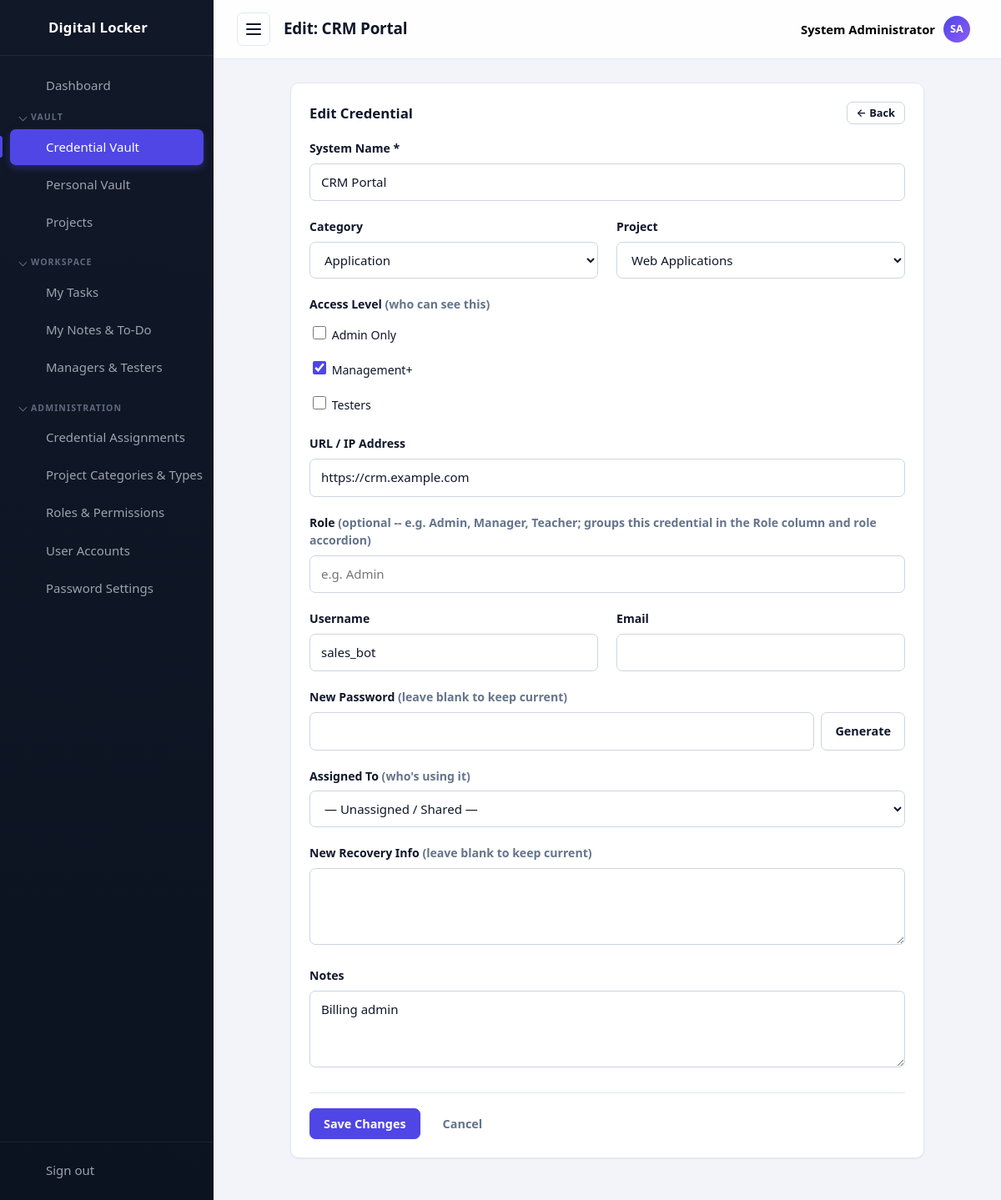
Screenshot of /passwords/edit.php?id=2 (signed in) with the database file from the repository.
### tables this page shows
CREATE TABLE settings (
  id          INT UNSIGNED AUTO_INCREMENT PRIMARY KEY,
  setting_key VARCHAR(60) NOT NULL UNIQUE,
  setting_value TEXT NULL
);

CREATE TABLE passwords (
  id            INT UNSIGNED AUTO_INCREMENT PRIMARY KEY,
  title         VARCHAR(150) NOT NULL,
  category      VARCHAR(60)  NOT NULL DEFAULT '',
  username      VARCHAR(120) NOT NULL DEFAULT '',
  email         VARCHAR(120) NOT NULL DEFAULT '',
  phone         VARCHAR(40)  NOT NULL DEFAULT '',
  encrypted     TEXT         NOT NULL,
  url           VARCHAR(255) NOT NULL DEFAULT '',
  notes         TEXT,
  extra_info    TEXT,
  project_id    INT UNSIGNED NULL,
  assigned_to   INT UNSIGNED NULL,
  created_by    INT UNSIGNED NULL,
  created_at    TIMESTAMP DEFAULT CURRENT_TIMESTAMP,
  updated_at    TIMESTAMP DEFAULT CURRENT_TIMESTAMP ON UPDATE CURRENT_TIMESTAMP,
  CONSTRAINT fk_p_project  FOREIGN KEY (project_id)  REFERENCES projects(id) ON DELETE SET NULL,
  CONSTRAINT fk_p_assigned FOREIGN KEY (assigned_to) REFERENCES users(id)    ON DELETE SET NULL,
  CONSTRAINT fk_p_creator  FOREIGN KEY (created_by)  REFERENCES users(id)    ON DELETE SET NULL
);

CREATE TABLE users (
  id            INT UNSIGNED AUTO_INCREMENT PRIMARY KEY,
  username      VARCHAR(50)  NOT NULL UNIQUE,
  email         VARCHAR(120) NOT NULL UNIQUE,
  full_name     VARCHAR(120) NOT NULL DEFAULT '',
  password_hash VARCHAR(255) NOT NULL,
  is_active     TINYINT(1)   NOT NULL DEFAULT 1,
  last_login    DATETIME     NULL,
  created_at    TIMESTAMP DEFAULT CURRENT_TIMESTAMP
);

CREATE TABLE projects (
  id          INT UNSIGNED AUTO_INCREMENT PRIMARY KEY,
  name        VARCHAR(100) NOT NULL UNIQUE,
  category    VARCHAR(60)  NOT NULL DEFAULT '',
  type        VARCHAR(60)  NOT NULL DEFAULT '',
  description VARCHAR(255) NOT NULL DEFAULT '',
  created_at  TIMESTAMP DEFAULT CURRENT_TIMESTAMP
);

CREATE TABLE roles (
  id            INT UNSIGNED AUTO_INCREMENT PRIMARY KEY,
  name          VARCHAR(80)  NOT NULL UNIQUE,
  description   VARCHAR(255) NOT NULL DEFAULT '',
  created_at    TIMESTAMP DEFAULT CURRENT_TIMESTAMP
);

### passwords/edit.php (the view, shortened to what the rows shown need)
<?php
require_once __DIR__ . '/../includes/init.php';
$id = isset($_GET['id']) ? (int) $_GET['id'] : 0;
$stmt = $db->prepare('SELECT * FROM passwords WHERE id = :id');
$stmt->execute(['id' => $id]);
$item = $stmt->fetch();
$pageTitle = 'Edit: ' . $item['title'];
$roles      = $db->query('SELECT id, name FROM roles ORDER BY name')->fetchAll();
$users      = $db->query('SELECT id, username, full_name FROM users WHERE is_active = 1 ORDER BY username')->fetchAll();
$projects   = $db->query('SELECT id, name FROM projects ORDER BY name')->fetchAll();
$roleStmt = $db->prepare('SELECT role_id FROM password_roles WHERE password_id = :id');
$roleStmt->execute(['id' => $id]);
$selectedRoles = array_map('intval', array_column($roleStmt->fetchAll(), 'role_id'));
$titleParts = splitLoginRoleTitle($item['title']);
$old = [
    'title'       => $titleParts['base'],
    'login_role'  => $titleParts['role'],
    'category'    => (string) $item['category'],
    'username'    => $item['username'],
    'email'       => (string) $item['email'],
    'password'    => '',
    'url'         => $item['url'],
    'notes'       => (string) $item['notes'],
    'extra_info'  => '',
    'assigned_to' => (int) $item['assigned_to'],
    'project_id'  => (int) $item['project_id'],
];
require __DIR__ . '/../includes/header.php';
?>
<div class="card card--narrow">
    <div class="card__header">
        <h2 class="card__title">Edit Credential</h2>
    </div>
    <form method="post" action="edit.php?id=<?= (int) $id ?>" novalidate>
        <div class="form-group">
            <label for="title">System Name *</label>
            <input type="text" id="title" name="title" value="<?= e($old['title']) ?>" required>
        </div>
        <div class="grid grid--two">
            <div class="form-group">
                <label for="project_id">Project</label>
                <select id="project_id" name="project_id">
                    <?php foreach ($projects as $p): ?>
                        <option value="<?= (int) $p['id'] ?>" <?= $old['project_id'] === (int) $p['id'] ? 'selected' : '' ?>><?= e($p['name']) ?></option>
                    <?php endforeach; ?>
                </select>
            </div>
        </div>
        <div class="form-group">
            <?php foreach ($roles as $r): ?>
                <label class="checkbox">
                    <input type="checkbox" name="roles[]" value="<?= (int) $r['id'] ?>"
                           <?= in_array((int) $r['id'], $selectedRoles, true) ? 'checked' : '' ?>>
                    <span><?= e(accessLabel($r['name'])) ?></span>
                </label>
            <?php endforeach; ?>
        </div>
        <div class="form-group">
            <label for="url">URL / IP Address</label>
            <input type="text" id="url" name="url" value="<?= e($old['url']) ?>" placeholder="https://... or 10.0.0.15">
        </div>
        <div class="grid grid--two">
            <div class="form-group">
                <label for="username">Username</label>
                <input type="text" id="username" name="username" value="<?= e($old['username']) ?>">
            </div>
        </div>
        <div class="form-group">
            <label for="notes">Notes</label>
            <textarea id="notes" name="notes" rows="3"><?= e($old['notes']) ?></textarea>
        </div>
    </form>
</div>
<?php require __DIR__ . '/../includes/footer.php'; ?>

### includes/header.php (shortened to what the rows shown need)
<?php
require_once __DIR__ . '/init.php';
$currentUser = currentUser();
function initials(string $name): string
{
    $parts = preg_split('/\s+/', trim($name));
    $letters = array_map(static fn ($p) => mb_strtoupper(mb_substr($p, 0, 1)), array_filter($parts));
    return implode('', array_slice($letters, 0, 2)) ?: '?';
}
function navIcon(string $name): string
{
    $icons = [
        'dashboard' => '<path d="M3 3h8v8H3zM13 3h8v5h-8zM13 12h8v9h-8zM3 15h8v6H3z"/>',
        'passwords' => '<circle cx="8" cy="15" r="4"/><path d="M10.8 12.2L21 2M18 5l3 3M15.5 7.5l2 2"/>',
        'personal'  => '<circle cx="12" cy="8" r="4"/><path d="M4 21c0-4.4 3.6-7 8-7s8 2.6 8 7"/>',
        'export'    => '<path d="M12 3v12M8 11l4 4 4-4M4 17v3h16v-3"/>',
        'projects'  => '<path d="M3 7a2 2 0 0 1 2-2h4l2 2h8a2 2 0 0 1 2 2v9a2 2 0 0 1-2 2H5a2 2 0 0 1-2-2z"/>',
        'tasks'     => '<path d="M9 5H7a2 2 0 0 0-2 2v12a2 2 0 0 0 2 2h10a2 2 0 0 0 2-2V7a2 2 0 0 0-2-2h-2"/><rect x="9" y="3" width="6" height="4" rx="1"/><path d="M9 12l2 2 4-4"/>',
        'notes'     => '<path d="M6 3h9l5 5v13a1 1 0 0 1-1 1H6a1 1 0 0 1-1-1V4a1 1 0 0 1 1-1z"/><path d="M15 3v5h5M8 13h8M8 17h5"/>',
        'team'      => '<circle cx="9" cy="8" r="3.5"/><path d="M2.5 20c0-3.5 3-5.5 6.5-5.5s6.5 2 6.5 5.5M16 4.5a3.5 3.5 0 0 1 0 7M17.5 14.5c2.5.6 4 2.3 4 5.5"/>',
        'categories' => '<path d="M4 4h7v7H4zM13 4h7v7h-7zM4 13h7v7H4zM13 13h7v7h-7z"/>',
        'assignments' => '<circle cx="9" cy="7" r="4"/><path d="M2.5 21c0-4 3-6.5 6.5-6.5s6.5 2.5 6.5 6.5"/><path d="M17 8l2 2 4-4"/>',
        'roles'     => '<path d="M12 3l8 3v6c0 4.5-3.2 7.6-8 9-4.8-1.4-8-4.5-8-9V6z"/><path d="M9 12l2 2 4-4"/>',
        'users'     => '<circle cx="9" cy="8" r="3.5"/><path d="M2.5 20c0-3.5 3-5.5 6.5-5.5s6.5 2 6.5 5.5M16 4.5a3.5 3.5 0 0 1 0 7M17.5 14.5c2.5.6 4 2.3 4 5.5"/>',
        'settings'  => '<path d="M4 7h10M18 7h2M4 17h2M10 17h10"/><circle cx="16" cy="7" r="2.5"/><circle cx="8" cy="17" r="2.5"/>',
        'logout'    => '<path d="M14 4H5v16h9M10 12h11M18 8l4 4-4 4"/>',
        'lock'      => '<rect x="5" y="11" width="14" height="10" rx="2"/><path d="M8 11V8a4 4 0 0 1 8 0v3M12 15v3"/>',
    ];
    return '<svg class="icon" width="24" height="24" viewBox="0 0 24 24" fill="none" stroke="currentColor" stroke-width="2" stroke-linecap="round" stroke-linejoin="round" aria-hidden="true">' . ($icons[$name] ?? '') . '</svg>';
}
?>
<!DOCTYPE html>
<html lang="en">
<head>
    <title><?= e(pageTitle($pageTitle)) ?></title>
    <link rel="stylesheet" href="<?= e(assetUrl('/assets/css/style.css')) ?>">
</head>
<body data-autolock="<?= (int) setting('auto_lock_minutes', '0') ?>" data-confirm-reveal="<?= (int) setting('require_confirm_reveal', '0') ?>" data-lock-url="<?= e(BASE_URL . '/lock.php') ?>">
<div class="layout">
    <aside class="sidebar" id="sidebar">
        <a class="sidebar__brand" href="<?= BASE_URL ?>/dashboard.php" aria-label="<?= e(appName()) ?>">
            <?= navIcon('lock') ?>
            <span class="sidebar__brand-text"><?= e(appName()) ?></span>
        </a>
    </aside>
    <div class="main">
        <header class="topbar">
            <button class="topbar__toggle" id="sidebar-toggle" aria-label="Toggle navigation" aria-expanded="true">
                <span></span><span></span><span></span>
            </button>
            <h1 class="topbar__title"><?= e($pageTitle) ?></h1>
            <div class="topbar__user" id="user-menu">
                <button type="button" class="topbar__user-btn" id="user-menu-toggle" aria-haspopup="true" aria-expanded="false">
                    <span class="topbar__user-name"><?= e($currentUser['full_name'] ?: $currentUser['username']) ?></span>
                    <span class="topbar__avatar"><?= e(initials($currentUser['full_name'] ?: $currentUser['username'])) ?></span>
                </button>
            </div>
        </header>
        <main class="content">

### rows the page displays
settings: setting_value "Digital Locker"
passwords: title "Edit: CRM Portal", title "CRM Portal", project_id "Web Applications", url "https://crm.example.com", username "sales_bot", notes "Billing admin"
users: full_name "System Administrator", full_name "SA"
roles: name "Admin Only"
roles: id "☑", name "Management+"
roles: name "Testers"

### other values shown
$navGroup['label'] "VAULT"
$navItem['label'] "Credential Vault"
$navItem['label'] "Personal Vault"
$navItem['label'] "Projects"
$navGroup['label'] "WORKSPACE"
$navItem['label'] "My Tasks"
$navItem['label'] "My Notes & To-Do"
$navItem['label'] "Managers & Testers"
$navGroup['label'] "ADMINISTRATION"
$navItem['label'] "Credential Assignments"
$navItem['label'] "Project Categories & Types"
$navItem['label'] "Roles & Permissions"
$navItem['label'] "User Accounts"
$navItem['label'] "Password Settings"
form field category "Application"
